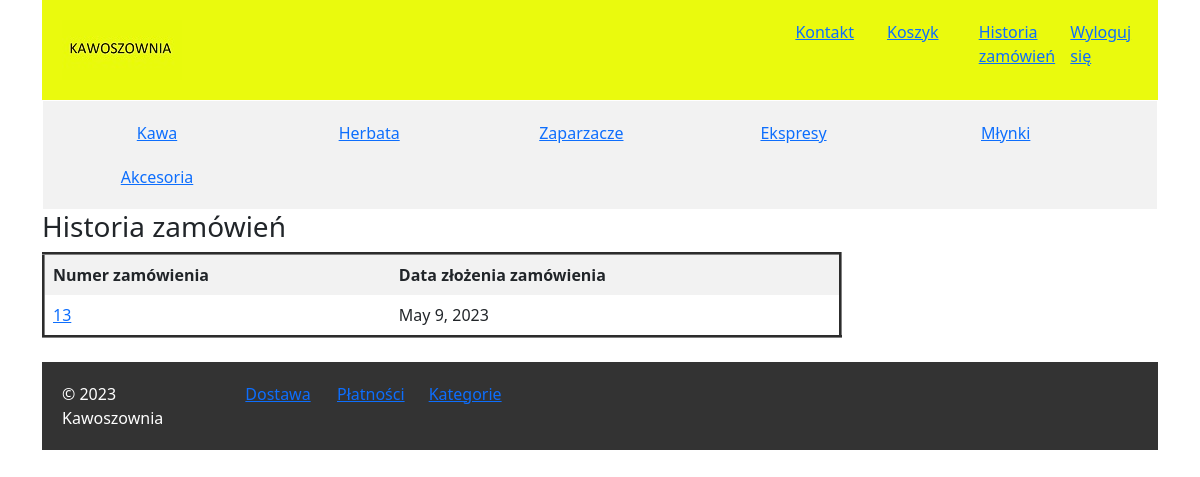
The app's page /order/ (signed in), older data.
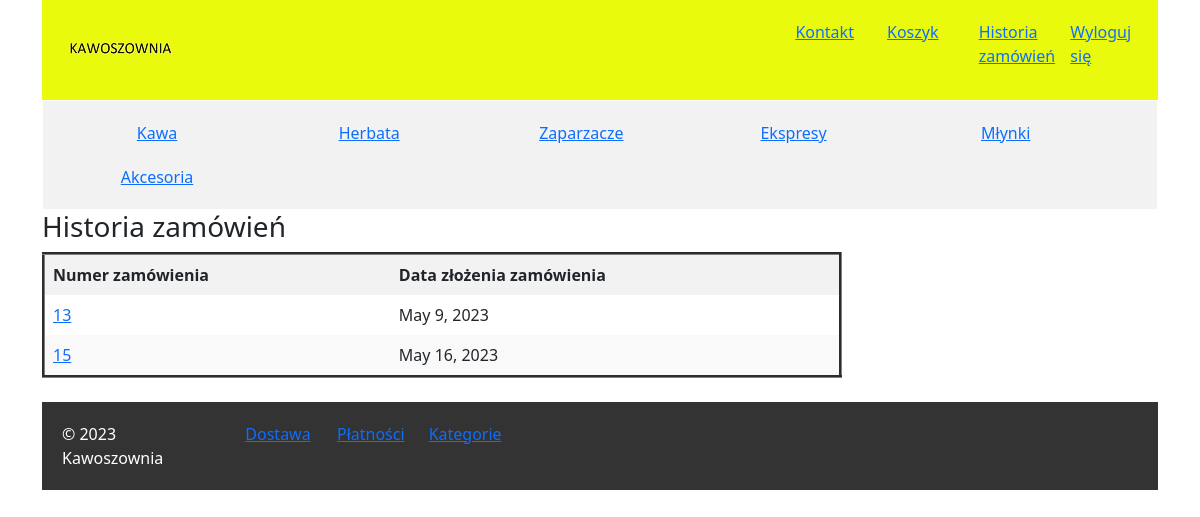
The same page, newer data.
### mysite/models.py (models this page shows)
class Category(models.Model):
    name = models.CharField('Nazwa', max_length=50, unique=True)
    def __str__(self):
        return f'{self.name}'

class Order(models.Model):
    user = models.ForeignKey(User, on_delete=models.SET_NULL, null=True, blank=True)
    payment = models.ForeignKey(Payment, models.PROTECT)
    order_date = models.DateField('Data zamówienia', default=datetime.date.today, null=True, blank=True)
    ship_date = models.DateField('Data nadania', null=True, blank=True)
    required_date = models.DateField('Data dostarczenia', null=True, blank=True)
    delivery = models.ForeignKey(Delivery, models.PROTECT)
    paid = models.BooleanField('Opłacono', default=False)
    payment_date = models.DateField('Data płatności', null=True, blank=True)

### mysite/views/order.py (the view)
class OrderPageView(ListView):
    model = Order
    template_name = 'mysite/order/order_list.html'
    def get_context_data(self, **kwargs):
        context = super().get_context_data(**kwargs)
        context['order_list'] = Order.objects.filter(user=self.request.user)
        return context

### mysite/context_processors.py (called while the page is built)
def categories(request):
    return {
        'categories': Category.objects.all()
    }

### mysite/templates/mysite/order/order_list.html
{% extends 'base.html' %}
{% block content %}
{% if not user.is_anonymous %}
    <h3>Historia zamówień</h3>
    <table border="3px">
        <thead>
            <tr>
                <th>
                    Numer zamówienia
                </th>
                <th>
                    Data złożenia zamówienia
                </th>
            </tr>
        </thead>
        <tbody>
            {% for order in order_list %}
                <tr>
                    <td>
                        <a href="/order/content/{{order.id}}/">{{order.id}}</a>
                    </td>
                    <td>
                        {{order.order_date}}
                    </td>
                </tr>
            {% endfor %}
        </tbody>
    </table>
    <br>
{% endif %}
{% endblock %}

### ecommerce/templates/base.html (shortened to what this page needs)
{% load static %}
<!DOCTYPE html>
<html>
  <head>
    <link rel="stylesheet" href="{% static 'assets/css/style.css' %}">
    <link href="https://cdn.jsdelivr.net/npm/bootstrap@5.2.3/dist/css/bootstrap.min.css" rel="stylesheet">
  </head>
  <body class="container">
    <header>
      <div class="row">
        <div class="col">
          <a href="/"><img src="{% static 'assets/img/Logo.jpg' %}"></a>
        </div>
        <div class="col-1">
          <a href="/contact/"> Kontakt </a>
        </div>
        <div class="col-1">
          <a href="/order_detail/"> Koszyk </a>
        </div>
        {% if user.is_authenticated %}
          <div class="col-1">
            <a href="/order/"> Historia zamówień </a>
          </div>
        {% endif %}
        <div class="col-1">
          {% if user.is_authenticated %}
            <div>
              <a href="/accounts/logout/"> Wyloguj się </a>
            </div>
          {% else %}
            <div>
              <a href="/accounts/login/"> Zaloguj się </a>
            </div>
          {% endif %}
        </div>
    </header>
    <nav>
      <ul>
        {% for category in categories %}
          <li class="text-center" style="width: 208px;"><a href="/?category={{category.id}}"> {{category}} </a></li>
        {% endfor %}
      </ul>
    </nav>
    {% block content %}{% endblock %}
    <footer>
      <div class="row">
        <div class="col-2">
          &copy; 2023 Kawoszownia
        </div>
        <div class="col-1">
          <a href="/delivery/"> Dostawa </a>
        </div>
        <div class="col-1">
          <a href="/payment/"> Płatności </a>
        </div>
        {% if user.is_superuser %}
          <div class="col-1">
              <a href="/category/"> Kategorie </a>
          </div>
        {% endif %}
      </div>
    </footer>
  </body>
</html>

### ecommerce/static/assets/css/style.css (style rules this page uses)
header { background-color: rgb(234, 250, 13); color: #ccc; padding: 20px; }
nav { background-color: #f2f2f2; border: 1px solid white; padding: 10px; }
nav ul { list-style-type: none; margin: 0; padding: 0; }
nav li { display: inline-block; }
nav a { display: block; padding: 10px; }
footer { background-color: #333; color: white; padding: 20px; }
table { border-collapse: collapse; width: 100%; max-width: 800px; }
th, td { border: 1px solid #ddd; padding: 8px; text-align: left; }
th { background-color: #f2f2f2; font-weight: bold; }
tr:nth-child(even) { background-color: #f9f9f9; }

Row changes from the older to the newer data that the page shows:
added Order: id "15", order_date "May 16, 2023"
